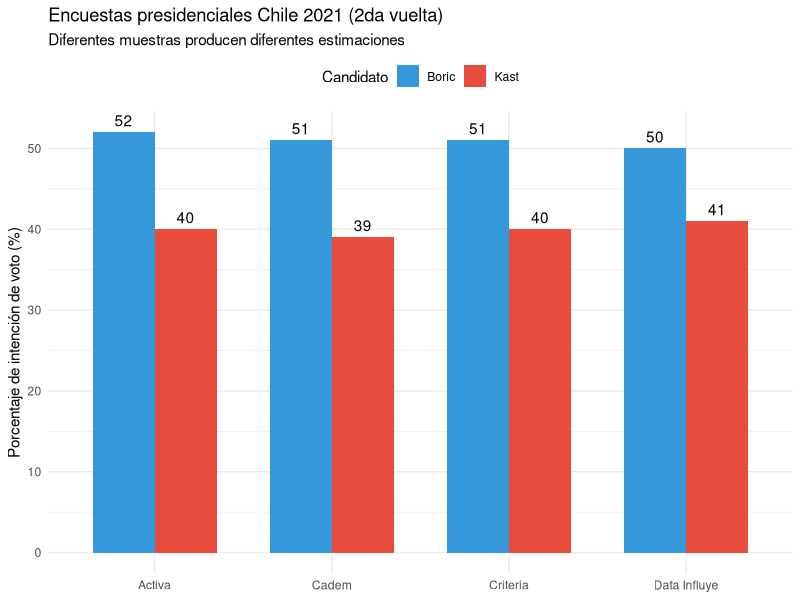
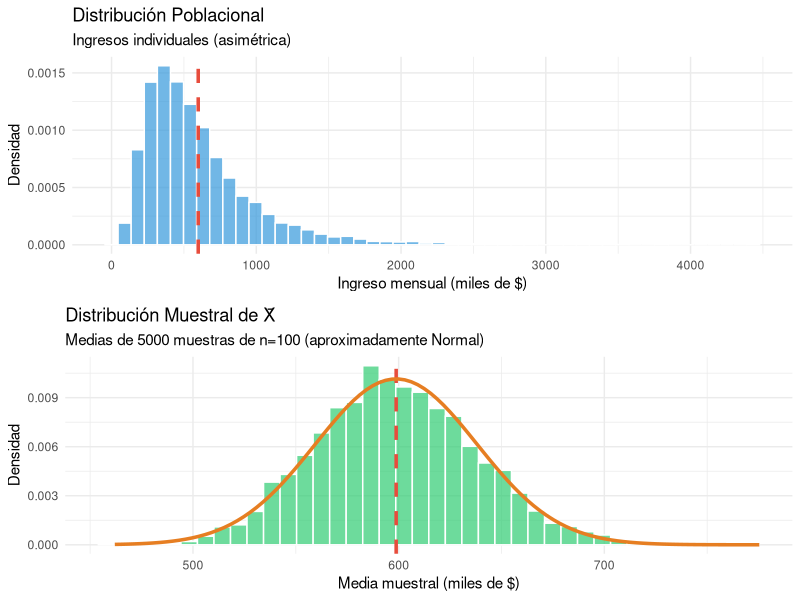
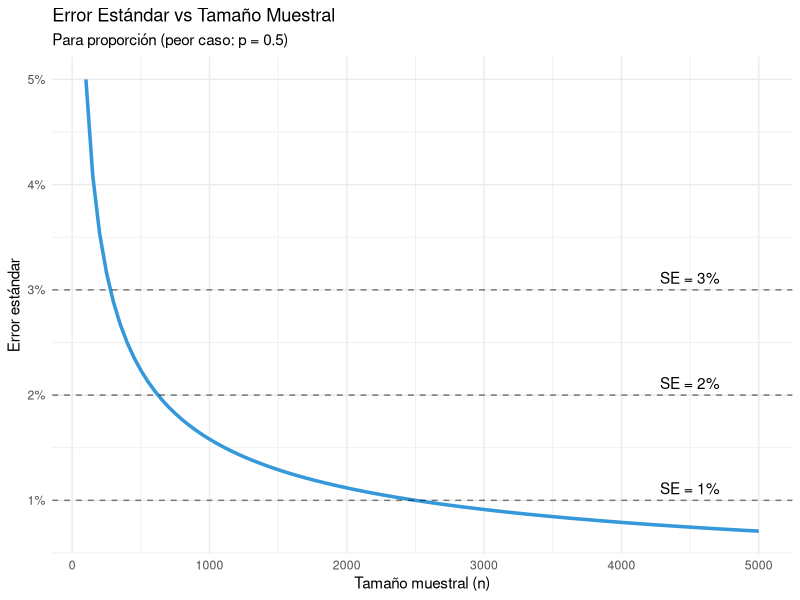
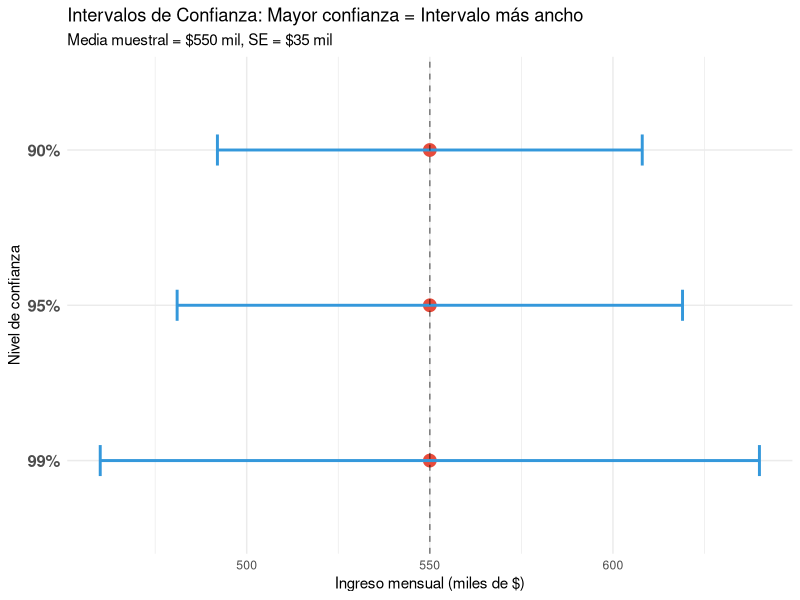
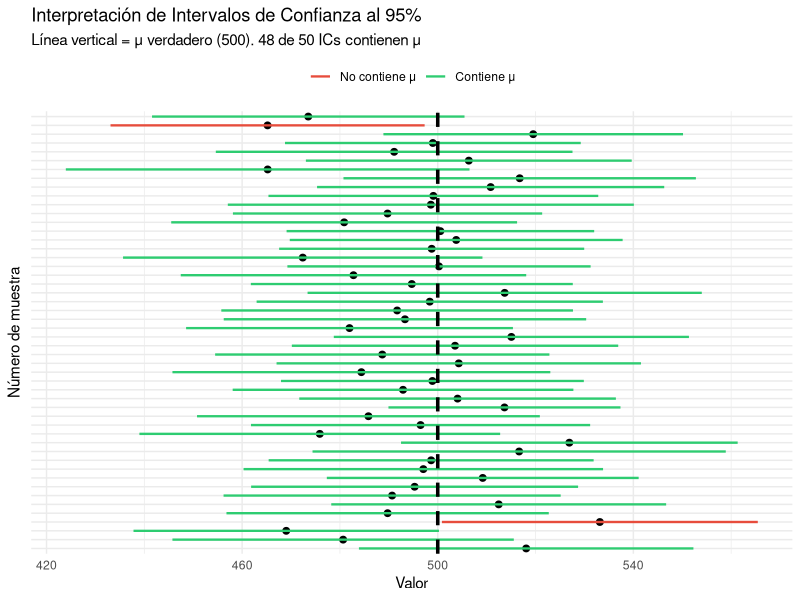

Write the R code that produced these figures, in order.
## ---- chunk 1
library(ggplot2)
library(dplyr)

encuestas <- data.frame(
  encuestadora = c("Cadem", "Activa", "Data Influye", "Criteria"),
  boric = c(51, 52, 50, 51),
  kast = c(39, 40, 41, 40),
  n = c(1015, 1200, 1400, 1500),
  fecha = c("10-12 dic", "10-12 dic", "9-12 dic", "10-13 dic")
)

encuestas_long <- encuestas %>%
  tidyr::pivot_longer(cols = c(boric, kast),
                      names_to = "candidato",
                      values_to = "porcentaje") %>%
  mutate(candidato = ifelse(candidato == "boric", "Boric", "Kast"))

ggplot(encuestas_long, aes(x = encuestadora, y = porcentaje,
                            fill = candidato, label = porcentaje)) +
  geom_col(position = "dodge", width = 0.7) +
  geom_text(position = position_dodge(width = 0.7), vjust = -0.5) +
  scale_fill_manual(values = c("Boric" = "#3498db", "Kast" = "#e74c3c")) +
  labs(
    title = "Encuestas presidenciales Chile 2021 (2da vuelta)",
    subtitle = "Diferentes muestras producen diferentes estimaciones",
    x = NULL,
    y = "Porcentaje de intención de voto (%)",
    fill = "Candidato"
  ) +
  theme_minimal() +
  theme(legend.position = "top")
## ---- chunk 2
# Simulación de población y muestra
set.seed(2024)

# Población de 10,000 votantes (40% apoya reforma)
poblacion <- c(rep(1, 4000), rep(0, 6000))  # 1 = apoya, 0 = no apoya
p_verdadero <- mean(poblacion)

cat("Parámetro poblacional verdadero: p =", p_verdadero, "\n\n")

# Tomamos una muestra aleatoria de n=1000
muestra <- sample(poblacion, size = 1000, replace = FALSE)
p_hat <- mean(muestra)

cat("Estadístico muestral: p̂ =", p_hat, "\n")
cat("Error de estimación: p̂ - p =", p_hat - p_verdadero, "\n")
## ---- chunk 3
# Población: Ingresos mensuales (en miles de pesos)
# Distribución asimétrica (lognormal)
set.seed(123)
poblacion_ingresos <- rlnorm(100000, meanlog = log(500), sdlog = 0.6)

mu_real <- mean(poblacion_ingresos)
sigma_real <- sd(poblacion_ingresos)

cat("Población:\n")
cat("Media (μ) =", round(mu_real, 1), "mil pesos\n")
cat("SD (σ) =", round(sigma_real, 1), "mil pesos\n\n")

# Tomamos 5000 muestras de n=100 y calculamos sus medias
n_muestra <- 100
medias_muestrales <- replicate(5000, mean(sample(poblacion_ingresos, n_muestra)))

cat("Distribución muestral de X̄ (n=100):\n")
cat("Media =", round(mean(medias_muestrales), 1), " (muy cerca de μ =", round(mu_real, 1), ")\n")
cat("SD observada =", round(sd(medias_muestrales), 1), "\n")
cat("SD teórica (σ/√n) =", round(sigma_real/sqrt(n_muestra), 1), "\n")
## ---- chunk 4
library(gridExtra)

# Gráfico 1: Distribución poblacional
p1 <- ggplot(data.frame(ingreso = sample(poblacion_ingresos, 10000)),
             aes(x = ingreso)) +
  geom_histogram(aes(y = after_stat(density)), bins = 50,
                 fill = "#3498db", color = "white", alpha = 0.7) +
  geom_vline(xintercept = mu_real, color = "#e74c3c",
             linetype = "dashed", size = 1.2) +
  labs(
    title = "Distribución Poblacional",
    subtitle = "Ingresos individuales (asimétrica)",
    x = "Ingreso mensual (miles de $)",
    y = "Densidad"
  ) +
  theme_minimal()

# Gráfico 2: Distribución muestral
p2 <- ggplot(data.frame(media = medias_muestrales), aes(x = media)) +
  geom_histogram(aes(y = after_stat(density)), bins = 40,
                 fill = "#2ecc71", color = "white", alpha = 0.7) +
  geom_vline(xintercept = mu_real, color = "#e74c3c",
             linetype = "dashed", size = 1.2) +
  stat_function(fun = dnorm,
                args = list(mean = mu_real, sd = sigma_real/sqrt(n_muestra)),
                color = "#e67e22", size = 1.2) +
  labs(
    title = "Distribución Muestral de X̄",
    subtitle = "Medias de 5000 muestras de n=100 (aproximadamente Normal)",
    x = "Media muestral (miles de $)",
    y = "Densidad"
  ) +
  theme_minimal()

grid.arrange(p1, p2, ncol = 1)
## ---- chunk 5
p <- 0.45
n <- 1000

# Media y SD de p̂
media_p_hat <- p
sd_p_hat <- sqrt(p * (1 - p) / n)

cat("Distribución de p̂:\n")
cat("Media =", media_p_hat, "\n")
cat("SD (error estándar) =", round(sd_p_hat, 4), "\n\n")

# Probabilidad de que nuestra muestra subestime apoyo en >3%
prob_error_grande <- pnorm(0.42, mean = p, sd = sd_p_hat)
cat("P(p̂ < 0.42) =", round(prob_error_grande, 3))
## ---- chunk 6
# Datos simulados de ingresos (en miles de $)
set.seed(456)
ingresos <- rlnorm(500, meanlog = log(600), sdlog = 0.7)

n <- length(ingresos)
media <- mean(ingresos)
s <- sd(ingresos)
se <- s / sqrt(n)

cat("Muestra de n =", n, "hogares\n")
cat("Media muestral: $", round(media, 0), " mil\n", sep = "")
cat("SD de ingresos (s): $", round(s, 0), " mil\n", sep = "")
cat("SE de la media: $", round(se, 0), " mil\n\n", sep = "")

cat("Interpretación:\n")
cat("- Los ingresos individuales varían típicamente ±$", round(s, 0),
    " mil alrededor de la media\n", sep = "")
cat("- Nuestra estimación de la media tiene error típico de ±$", round(se, 0),
    " mil\n", sep = "")
## ---- chunk 7
# Encuesta: proporción que apoya política X
n <- 1200
apoyos <- 510
p_hat <- apoyos / n
se_p <- sqrt(p_hat * (1 - p_hat) / n)

cat("n =", n, "encuestados\n")
cat("Apoyan =", apoyos, "(", round(p_hat * 100, 1), "%)\n", sep = "")
cat("SE(p̂) =", round(se_p, 4), "o", round(se_p * 100, 2), "puntos porcentuales\n")
## ---- chunk 8
n_seq <- seq(100, 5000, by = 50)
se_seq <- sqrt(0.5 * 0.5 / n_seq)  # Peor caso: p = 0.5

data.frame(n = n_seq, se = se_seq) %>%
  ggplot(aes(x = n, y = se)) +
  geom_line(color = "#3498db", size = 1.2) +
  geom_hline(yintercept = c(0.01, 0.02, 0.03),
             linetype = "dashed", alpha = 0.5) +
  annotate("text", x = 4500, y = 0.01, label = "SE = 1%", vjust = -0.5) +
  annotate("text", x = 4500, y = 0.02, label = "SE = 2%", vjust = -0.5) +
  annotate("text", x = 4500, y = 0.03, label = "SE = 3%", vjust = -0.5) +
  labs(
    title = "Error Estándar vs Tamaño Muestral",
    subtitle = "Para proporción (peor caso: p = 0.5)",
    x = "Tamaño muestral (n)",
    y = "Error estándar"
  ) +
  scale_y_continuous(labels = scales::percent) +
  theme_minimal()
## ---- chunk 9
# Datos de ingresos (retomando ejemplo anterior)
set.seed(789)
ingresos <- rlnorm(200, meanlog = log(550), sdlog = 0.65)

n <- length(ingresos)
media <- mean(ingresos)
s <- sd(ingresos)
se <- s / sqrt(n)

# Valor crítico t para 95% de confianza
t_crit <- qt(0.975, df = n - 1)

# Intervalo de confianza
ic_inferior <- media - t_crit * se
ic_superior <- media + t_crit * se

cat("Ingreso promedio mensual (n =", n, "hogares):\n")
cat("Media muestral: $", round(media, 0), " mil\n", sep = "")
cat("IC 95%: [$", round(ic_inferior, 0), ", $",
    round(ic_superior, 0), "] mil\n\n", sep = "")

cat("Interpretación: Estamos 95% confiados de que el ingreso promedio\n")
cat("poblacional está entre $", round(ic_inferior, 0), " y $",
    round(ic_superior, 0), " mil.\n", sep = "")
## ---- chunk 10
# Usando los mismos datos de ingresos
resultado <- t.test(ingresos, conf.level = 0.95)

# Ver el intervalo de confianza
resultado$conf.int

# Ver todos los resultados
resultado
## ---- chunk 11
# Encuesta: ¿Votará en próximas elecciones?
n <- 1500
votaran <- 780
p_hat <- votaran / n
se_p <- sqrt(p_hat * (1 - p_hat) / n)

# IC 95%
ic_inf <- p_hat - 1.96 * se_p
ic_sup <- p_hat + 1.96 * se_p

cat("Encuesta (n =", n, "):\n")
cat("Declaran que votarán:", votaran, "personas (", round(p_hat * 100, 1), "%)\n", sep = "")
cat("IC 95%: [", round(ic_inf * 100, 1), "%, ",
    round(ic_sup * 100, 1), "%]\n\n", sep = "")

cat("Interpretación: El verdadero porcentaje de personas que votarán\n")
cat("está probablemente entre", round(ic_inf * 100, 1), "% y",
    round(ic_sup * 100, 1), "%.\n")
## ---- chunk 12
# Forma directa con prop.test()
prop.test(x = 780, n = 1500, conf.level = 0.95)
## ---- chunk 13
# Ejemplo con ingreso promedio
media <- 550
se <- 35

niveles <- c(0.90, 0.95, 0.99)
z_valores <- qnorm(1 - (1 - niveles)/2)

resultados <- data.frame(
  nivel = paste0(niveles * 100, "%"),
  z = round(z_valores, 3),
  inferior = round(media - z_valores * se, 0),
  superior = round(media + z_valores * se, 0)
)

resultados$ancho <- resultados$superior - resultados$inferior

print(resultados)
## ---- chunk 14
library(ggplot2)

df_ic <- data.frame(
  nivel = factor(c("90%", "95%", "99%"),
                 levels = c("99%", "95%", "90%")),
  media = rep(media, 3),
  inferior = resultados$inferior,
  superior = resultados$superior
)

ggplot(df_ic, aes(y = nivel)) +
  geom_point(aes(x = media), size = 4, color = "#e74c3c") +
  geom_errorbarh(aes(xmin = inferior, xmax = superior),
                 height = 0.2, size = 1, color = "#3498db") +
  geom_vline(xintercept = media, linetype = "dashed", alpha = 0.5) +
  labs(
    title = "Intervalos de Confianza: Mayor confianza = Intervalo más ancho",
    subtitle = paste0("Media muestral = $", media, " mil, SE = $", se, " mil"),
    x = "Ingreso mensual (miles de $)",
    y = "Nivel de confianza"
  ) +
  theme_minimal() +
  theme(axis.text.y = element_text(size = 12, face = "bold"))
## ---- chunk 15
library(knitr)

margenes <- c(0.01, 0.02, 0.03, 0.04, 0.05, 0.10)
confianzas <- c(0.90, 0.95, 0.99)

calcular_n <- function(E, conf) {
  z <- qnorm(1 - (1 - conf)/2)
  ceiling((z / E)^2 * 0.25)
}

tabla <- expand.grid(
  Margen = margenes,
  Confianza = confianzas
)

tabla$n <- mapply(calcular_n, tabla$Margen, tabla$Confianza)

tabla_ancha <- reshape(tabla,
                       idvar = "Margen",
                       timevar = "Confianza",
                       direction = "wide")

colnames(tabla_ancha) <- c("Margen error", "90%", "95%", "99%")
tabla_ancha[, 1] <- paste0("±", tabla_ancha[, 1] * 100, "%")

kable(tabla_ancha,
      caption = "Tamaño muestral necesario para estimar proporción (p=0.5)",
      align = c("l", "r", "r", "r"))
## ---- chunk 16
# Parámetros poblacionales conocidos (para la simulación)
mu_real <- 500
sigma_real <- 120
n <- 50

# Tomamos 100 muestras y calculamos IC para cada una
set.seed(2025)
n_simulaciones <- 100

resultados_sim <- data.frame(
  muestra = 1:n_simulaciones,
  media = numeric(n_simulaciones),
  ic_inf = numeric(n_simulaciones),
  ic_sup = numeric(n_simulaciones)
)

for (i in 1:n_simulaciones) {
  muestra <- rnorm(n, mean = mu_real, sd = sigma_real)
  media <- mean(muestra)
  se <- sd(muestra) / sqrt(n)
  t_crit <- qt(0.975, df = n - 1)

  resultados_sim$media[i] <- media
  resultados_sim$ic_inf[i] <- media - t_crit * se
  resultados_sim$ic_sup[i] <- media + t_crit * se
}

# ¿Cuántos ICs contienen μ?
resultados_sim$contiene_mu <- (resultados_sim$ic_inf <= mu_real &
                                 resultados_sim$ic_sup >= mu_real)

prop_contiene <- mean(resultados_sim$contiene_mu)

cat("De", n_simulaciones, "intervalos de confianza al 95%:\n")
cat(sum(resultados_sim$contiene_mu), "contienen el verdadero valor μ =", mu_real, "\n")
cat("Proporción:", round(prop_contiene, 3), "\n")
cat("(Esperábamos ~0.95)\n")
## ---- chunk 17
# Mostrar solo primeros 50 para claridad visual
resultados_plot <- resultados_sim[1:50, ]
resultados_plot$muestra <- factor(1:50)

ggplot(resultados_plot, aes(y = muestra)) +
  geom_point(aes(x = media), size = 2) +
  geom_errorbarh(aes(xmin = ic_inf, xmax = ic_sup,
                     color = contiene_mu),
                 height = 0, size = 0.8) +
  geom_vline(xintercept = mu_real, linetype = "dashed",
             color = "black", size = 1.2) +
  scale_color_manual(values = c("FALSE" = "#e74c3c", "TRUE" = "#2ecc71"),
                     labels = c("No contiene μ", "Contiene μ")) +
  labs(
    title = "Interpretación de Intervalos de Confianza al 95%",
    subtitle = paste0("Línea vertical = μ verdadero (500). ",
                      sum(resultados_plot$contiene_mu), " de 50 ICs contienen μ"),
    x = "Valor",
    y = "Número de muestra",
    color = NULL
  ) +
  theme_minimal() +
  theme(
    legend.position = "top",
    axis.text.y = element_blank()
  )
